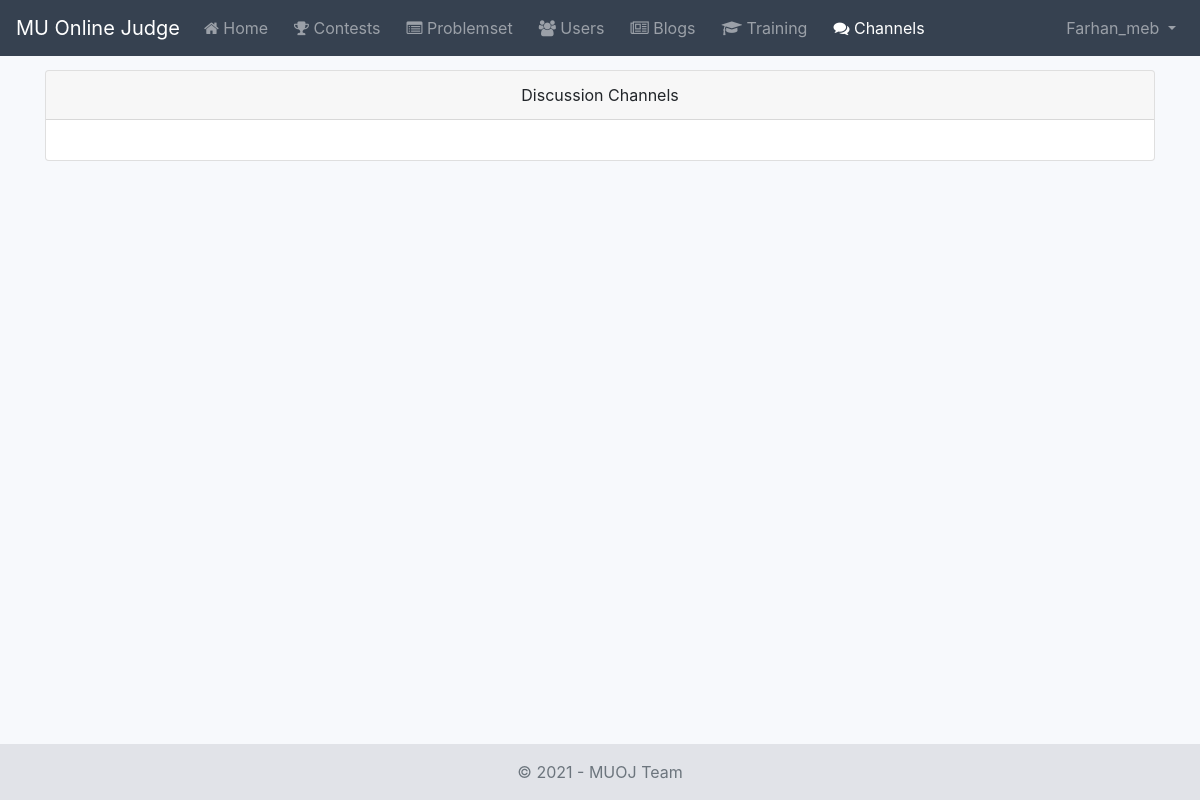
The app's page /channels/ (signed in), older data.
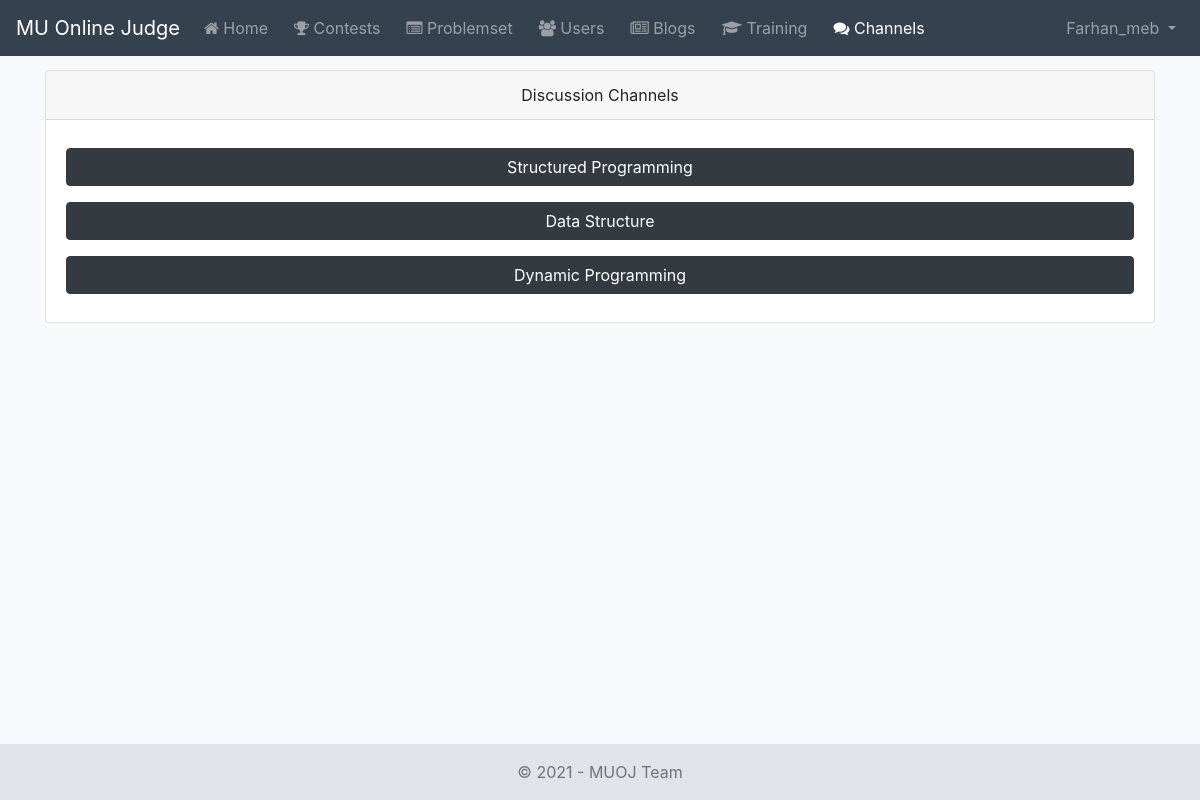
The same page, newer data.
### channel/models.py (models this page shows, shortened)
class Channel(models.Model):
    title = models.CharField(verbose_name=_('Title'), max_length=150, unique=True)
    members = models.ManyToManyField(
        to=User,
        verbose_name=_('Members'),
        related_name='channels'
    )
    class Meta:
        ordering = ['id']
        verbose_name = _('Channel')
        verbose_name_plural = _('Channels')

### channel/views.py (the view)
# urls.py: path('', ChannelListView.as_view(), name='channel-list'),
class ChannelListView(LoginRequiredMixin, ListView):
    model = Channel
    template_name = 'channel/channel_list.html'
    context_object_name = 'channels'
    def get_queryset(self):
        return Channel.objects.all()
    def get_context_data(self, *args, **kwargs):
        context = super().get_context_data(*args, **kwargs)
        context.update({
            'channel_nav': 'active'
        })
        return context

### channel/templates/channel/channel_list.html
{% extends 'channel/base.html' %}
{% block content %}
    <div class="card text-center">
        <div class="card-header">
            Discussion Channels
        </div>
        <div class="card-body d-flex flex-column">
            {% for channel in channels %}
                <a class="btn btn-dark my-2" href="{% url 'channel:message-list' channel.id %}"> {{ channel.title }} </a>
            {% endfor %}
        </div>
    </div>
{% endblock %}

Row changes from the older to the newer data that the page shows:
added Channel: title "Structured Programming"
added Channel: title "Data Structure"
added Channel: title "Dynamic Programming"
